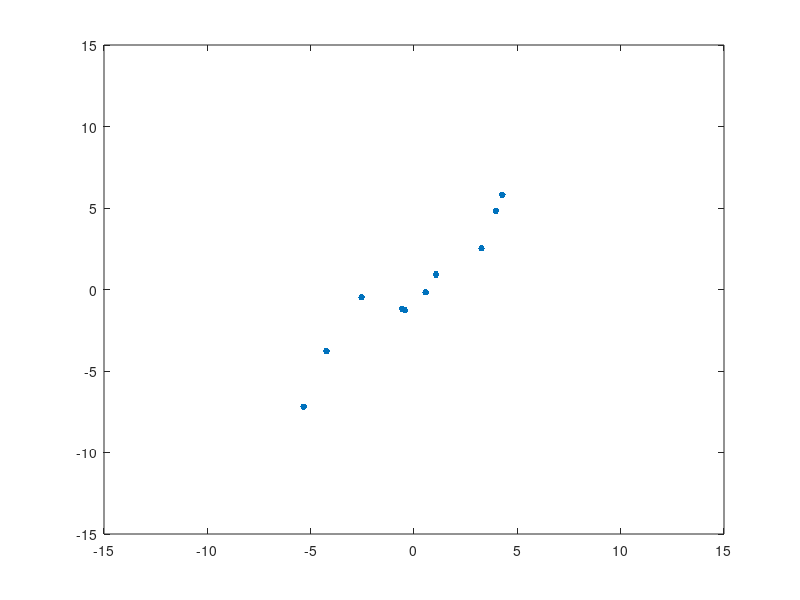
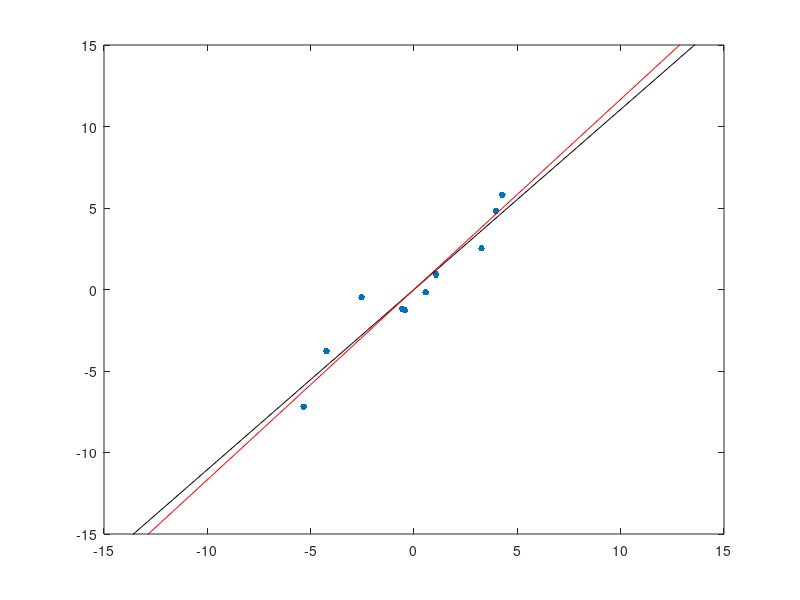

The MATLAB source for these figures, in order:
close all;
clear all;
clc;
 
%Example of Data
A=[ -1.2 , 0.9 , 5.6 , 4.6 , 5.3 , 2.4 , -2.9 , 0.76 , -4 , 1.9 ...
    ; 1.7 , 0.9 , 8 , 4.7 , 7 , 3.1 , -1.6 , 1 , -5 , 2]

%Make It Zero Center
A=A-mean(A,2)*ones(1,10);

%Covariance Matrix
C=A*A'/9;

%plot the Example Data
figure;
plot(A(1,:)',A(2,:)','.','MarkerSize',15);
axis([-15 15 -15 15]);


%% svd decomposition of first row and covariance matrix
[U,S,V]=svd(A(1,:)','econ');
[u,s,v]=svd(C^0.5);

X=linspace(-15,15) %set the line space for plot
b=V*inv(S)*U'*A(2,:)'; %find the regression by pseudoinverse and SVD of fisrt row
c=u(1,2)/u(1,1); %find the regression by SVD of covariance matrix

%draw regression line
figure;
plot(A(1,:)',A(2,:)','.','MarkerSize',15)
axis([-15 15 -15 15]);
hold on
line(X,b*X,'Color','black')
line(X,c*X,'Color','red');
hold off
